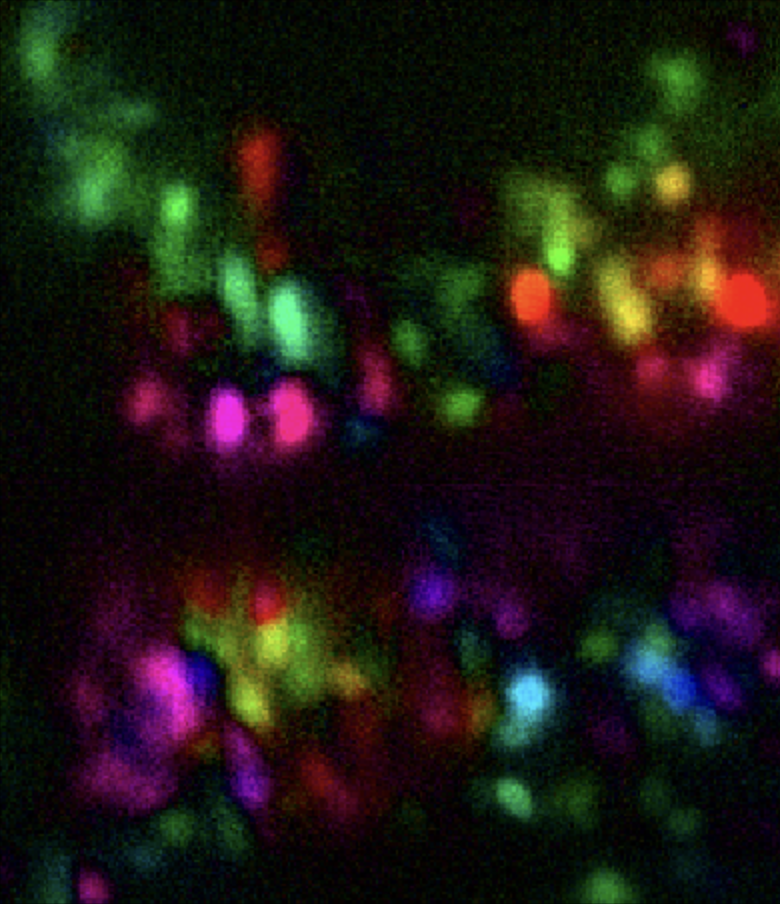
#> input picture pngs/mask.png, 780 x 904 px, found by its file name
$ python png_merge.py
#> lines starting #> are read from the running program, lines starting #| are printed output that depends on the picture
from PIL import Image
from pathlib import Path


def combine_two_images_side_by_side(
    left_path,
    right_path,
    output_path,
    crop_left=0,
    crop_top=0,
    crop_right=0,
    crop_bottom=0,
):
#> called with left_path = '/Users/aljoscha/Desktop/mask.png', right_path = '/Users/aljoscha/Desktop/mask_out.png', output_path = '/Users/aljoscha/Desktop/merge.png', crop_left = 0, crop_top = 0, crop_right = 0, crop_bottom = 0
    left_img = Image.open(left_path).convert("RGBA")
#> left_img is the input picture: PIL image 780x904 RGBA; mean R, G, B, A 30.7, 24.4, 19.5, 255
    right_img = Image.open(right_path).convert("RGBA")
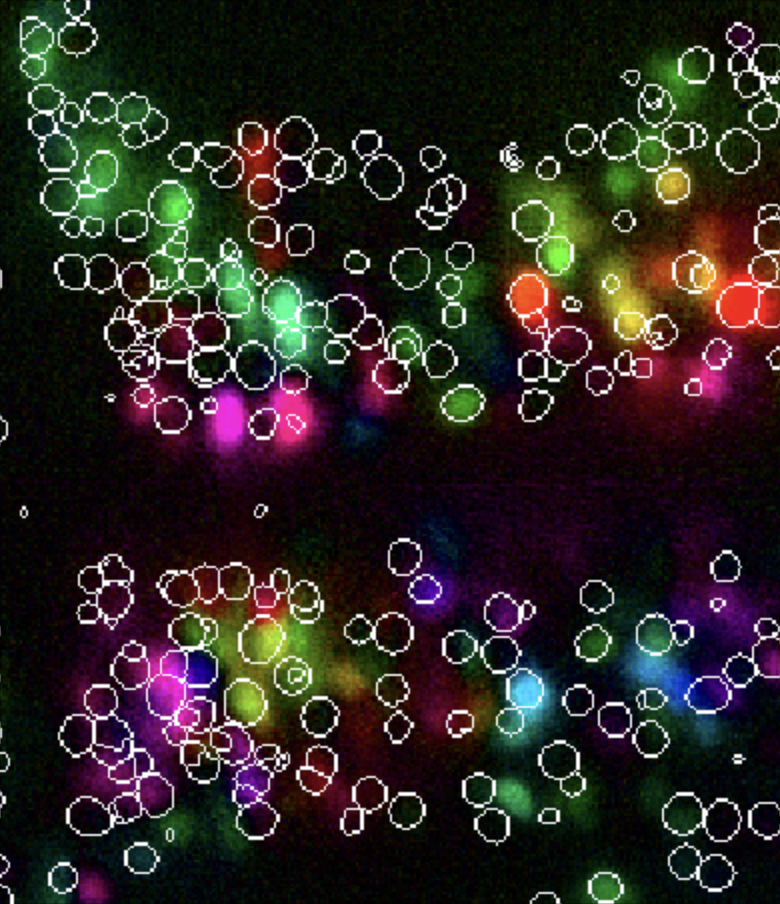
#> input picture pngs/mask_out.png, 780 x 904 px, found by its file name
#> right_img is the input picture: PIL image 780x904 RGBA; mean R, G, B, A 44.9, 39.4, 35, 255

    lw, lh = left_img.size
#> lw = 780; lh = 904
    rw, rh = right_img.size
#> rw = 780; rh = 904

    # Crop both images equally
    left_img = left_img.crop((crop_left, crop_top, lw - crop_right, lh - crop_bottom))
    right_img = right_img.crop((crop_left, crop_top, rw - crop_right, rh - crop_bottom))

    if left_img.size != right_img.size:
        raise ValueError(
            f"Cropped images must have same size.\n"
            f"Left: {left_img.size}, Right: {right_img.size}"
        )

    w, h = left_img.size
#> w = 780; h = 904

    # Create combined image
    combined = Image.new("RGBA", (w * 2, h))
#> combined: PIL image 1560x904 RGBA; every value is 0
    combined.paste(left_img, (0, 0))
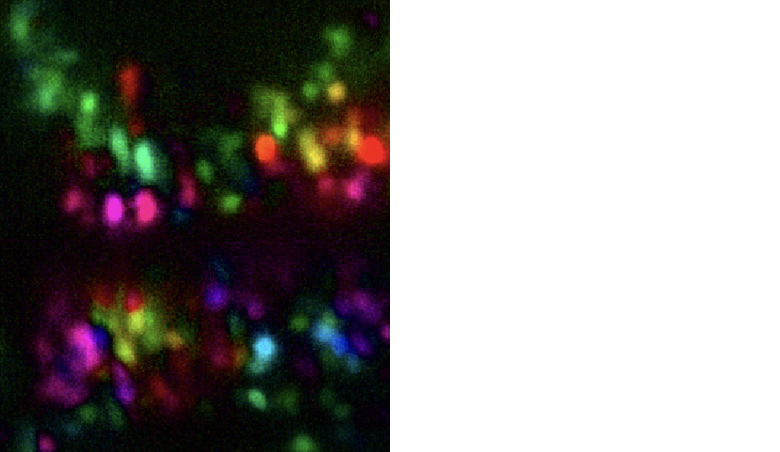
#> combined: PIL image 1560x904 RGBA (shown at 1/2 size); mean R, G, B, A 15.4, 12.2, 9.8, 127.5; transparent parts drawn white
    combined.paste(right_img, (w, 0))
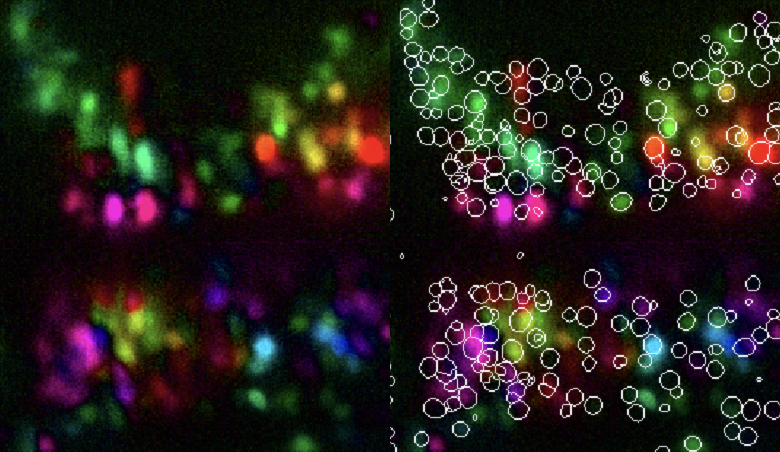
#> combined: PIL image 1560x904 RGBA (shown at 1/2 size); mean R, G, B, A 37.8, 31.9, 27.3, 255

    combined.save(output_path)

    print(f"Saved: {output_path}")
    print(f"Final size: {combined.size}")
#| Final size: (1560, 904)


# Example usage
combine_two_images_side_by_side(
    left_path="/Users/aljoscha/Desktop/mask.png",
    right_path="/Users/aljoscha/Desktop/mask_out.png",
    output_path="/Users/aljoscha/Desktop/merge.png",
    crop_left=0,
    crop_top=0,
    crop_right=0,
    crop_bottom=0,
)
